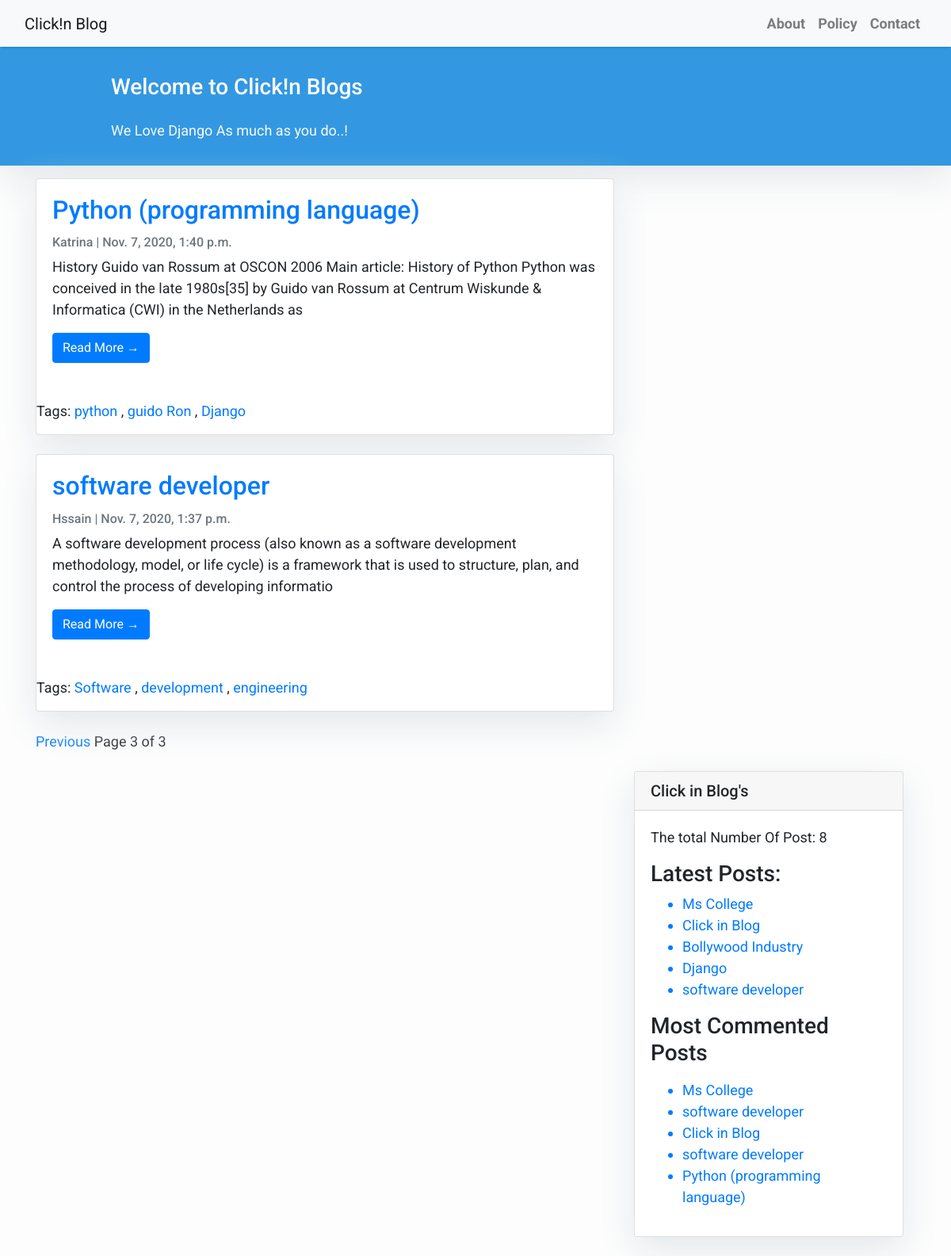
/?page=3, run on the app's committed database.
### testapp/models.py (models this page shows, shortened)
class Post(models.Model):
    STATUS_CHOICES=(('draft','Draft'),('published','Published'))
    title=models.CharField(max_length=256)
    slug=models.SlugField(max_length=264,unique_for_date='publish')
    author=models.ForeignKey(User,related_name='blog_posts',on_delete=models.CASCADE,)
    body=models.TextField()
    publish=models.DateTimeField(default=timezone.now)
    created=models.DateTimeField(auto_now=True)
    updated=models.DateTimeField(auto_now=True)
    status=models.CharField(max_length=10,choices=STATUS_CHOICES,default='draft')
    objects=CustomManager()
    tags=TaggableManager()
    class Meta:
        ordering=('-publish',) #descending order of publish
    def get_absolute_url(self):
        return reverse('post_detail',args=[self.publish.year,self.publish.strftime('%m'),self.publish.strftime('%d'),self.slug,])

### testapp/views.py (the view)
# urls.py: path('',views.post_list_view),
def post_list_view(request,tag_slug=None):
    post_list=Post.objects.all()
    tag=None
    if tag_slug:
        tag=get_object_or_404(Tag,slug=tag_slug)
        post_list=post_list.filter(tags__in=[tag])
    paginator=Paginator(post_list,3)
    page_number=request.GET.get('page')
    try:
        post_list=paginator.page(page_number)
    except PageNotAnInteger:
        post_list=paginator.page(1)
    except EmptyPage:
        post_list=paginator.page(paginator.num_pages)
    return render(request,'testapp/post_list.html',{'post_list':post_list,'tag':tag})

### testapp/models.py (called while the page is built)
    def get_queryset(self):
        return super().get_queryset().filter(status='published')

### testapp/templatetags/blog_tags.py (called while the page is built)
@register.simple_tag
def total_post():
    return Post.objects.count()

@register.inclusion_tag('testapp/latest_posts123.html')
def show_latest_posts(count=3):
    latest_posts=Post.objects.order_by('-publish')[:count]
    return {'latest_posts':latest_posts}

@register.inclusion_tag('testapp/latest_posts123.html')
def get_most_commented_posts(count=5):
    most_commented_posts=Post.objects.annotate(total_comments=Count('comments')).order_by('-total_comments')[:count]
    return {'most_commented_posts':most_commented_posts}

### templates/testapp/post_list.html (shortened to what this page needs)
<!DOCTYPE html>
{%extends 'testapp/base.html'%}
{%load static%}
{% block content %}
   <header class="masthead" >
           <div class="container">
             <div class="row">
               <div class=" col-md-8 col-md-10 mx-auto">
                 <div class="site-heading">
                   <h3 class=" site-heading my-4 mt-3 text-white"> Welcome to Click!n Blogs </h3>
                   <p class="text-light">We Love Django As much as you do..! &nbsp
                   </p>
               </div>
                   </div>
                 </div>
               </div>
             </header>
           <div class="container">
               <div class="row">
             <div class="col-md-8 mt-3 left">
                   {% for post in post_list %}
               <div class="card mb-4" >
                 <div class="card-body">
                   <a id="titl" href="{{post.get_absolute_url}}"><h2 class="card-title">{{ post.title }}</h2></a>
                   <p class="card-text text-muted h6">{{ post.author|title }} | {{ post.publish}} </p>
                   <p class="card-text">{{post.body|slice:":200" }}</p>
                   <a href="{{post.get_absolute_url}}" class="btn btn-primary">Read More &rarr;</a>
                 </div>
                 &nbsp<p>Tags:
                   {%for tag in post.tags.all%}
                       <a href="">{{tag.name}}</a>
                       {%if not forloop.last%},{%endif%}
                   {%endfor%}
               </div>
               {% endfor %}
            {%include 'testapp/pagination.html' with page=post_list%}
       </div>
{%endblock%}

### templates/testapp/latest_posts123.html
<ul>
  {%for post in latest_posts%}
  <a id="link" href="{{post.get_absolute_url}}"><li>{{post.title}}</li></a>
  {%endfor%}
</ul>
<ul>
  {%for post in most_commented_posts%}
  <a id="link" href="{{post.get_absolute_url}}"> <li>{{post.title}}</li> </a>
  {%endfor%}
</ul>

### templates/testapp/base.html (style rules this page uses)
body { font-family: "Roboto", sans-serif; font-size: 17px; background-color: #fdfdfd; }
.masthead { background:#3398E1; height: auto; padding-bottom: 15px; box-shadow: 0 16px 48px #E3E7EB; padding-top: 10px; }

### templates/testapp/post_list.html (style rules this page uses)
body { font-family: "Roboto", sans-serif; font-size: 18px; background-color: #fdfdfd; }
.card { box-shadow: 0 16px 48px #E3E7EB; }

### data on the page
Post: title "Python (programming language)", author "Katrina", publish "Nov. 7, 2020, 1:40 p.m.", body "History Guido van Rossum at OSCON 2006 Main article: History of Python Python was conceived in the late 1980s[35] by Guido van Rossum at Centrum Wiskunde & Informatica (CWI) in the Netherlands as"
Tag: name "python"
Tag: name "guido Ron"
Tag: name "Django"
Post: title "software developer", author "Hssain", publish "Nov. 7, 2020, 1:37 p.m.", body "A software development process (also known as a software development methodology, model, or life cycle) is a framework that is used to structure, plan, and control the process of developing informatio"
Tag: name "Software"
Tag: name "development"
Tag: name "engineering"
Post: title "Ms College"
Post: title "Click in Blog"
Post: title "Bollywood Industry"
Post: title "Django"
Post: title "software developer"

### other printed values
{{ page.number }} "3"
{{ page.paginator.num_pages }} "3"
